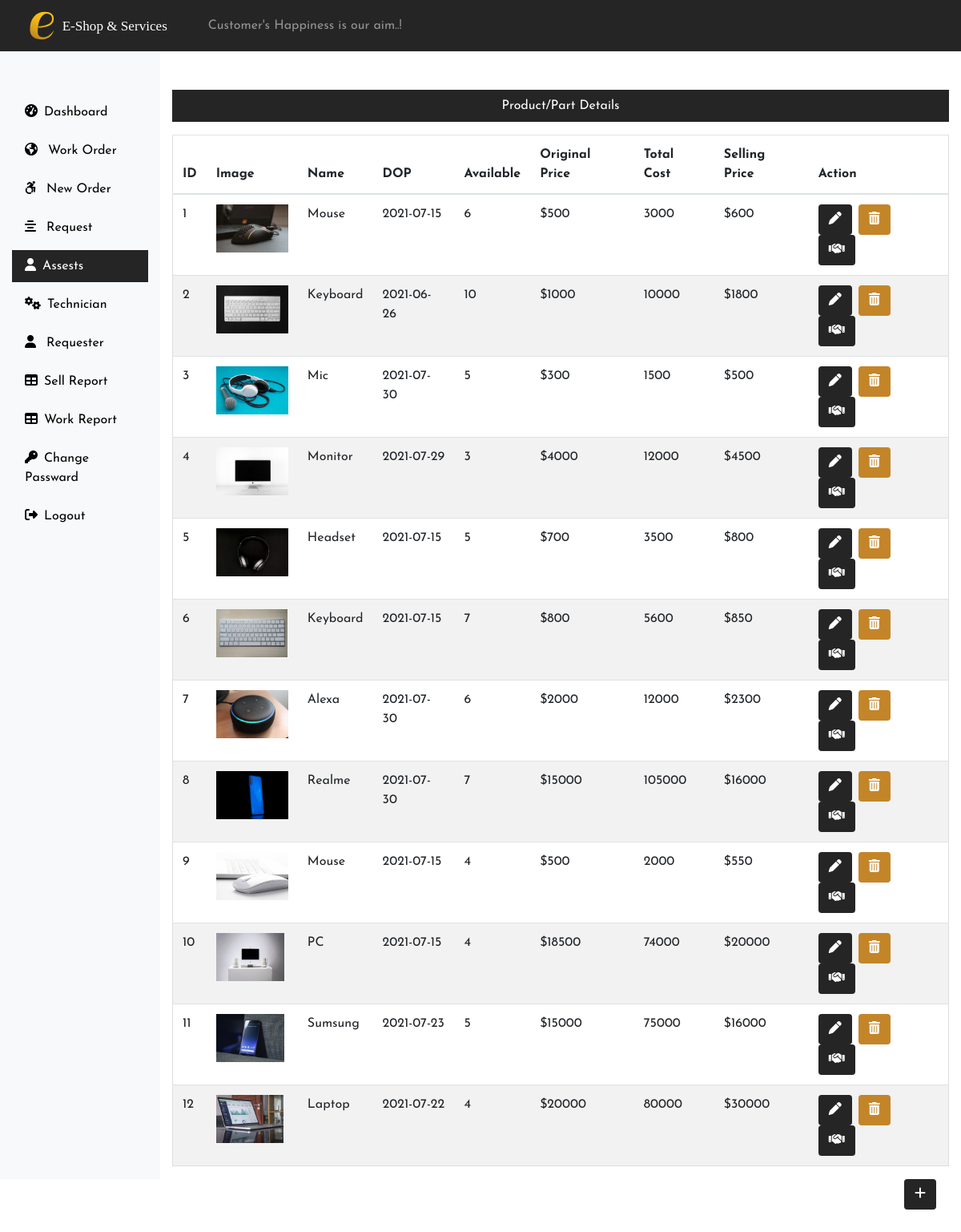
The app's page /Admin/assest.php (signed in) with its own data.
### tables this page shows
CREATE TABLE IF NOT EXISTS `assest` (
  `pid` int(11) NOT NULL AUTO_INCREMENT,
  `name` varchar(255) NOT NULL,
  `image` varchar(255) NOT NULL,
  `date` varchar(255) NOT NULL,
  `available` varchar(255) NOT NULL,
  `ocost` int(11) NOT NULL,
  `scost` int(11) NOT NULL,
  PRIMARY KEY (`pid`)
);

### Admin/assest.php (the view, shortened to what this page needs)
<?php
 include('../connection.php');
 include('includes/header.php');
 ?>
 <div class="col-sm-9 col-md-10 text-center ">
    <p class="blkColor text-white  mt-5 p-2">Product/Part Details</p>
    <?php   $sql = "SELECT * FROM `assest`";
                    $result= $conn->query($sql);
                    if($result->num_rows > 0){
                        echo'<table class="table mt-3 mr-5">
                                <thead>
                                <tr>
                                    <th scope="col">ID</th>
                                    <th scope="col">Image</th>
                                    <th scope="col">Name</th>
                                    <th scope="col">DOP</th>
                                    <th scope="col">Available</th>
                                    <th scope="col">Original Price</th>
                                    <th scope="col">Total Cost</th>
                                    <th scope="col">Selling Price</th>
                                    <th scope="col">Action</th>
                                </tr>
                                </thead>
                                <tbody>';
                                while($row = $result->fetch_assoc()){
                                    ?>
                                    <tr>
                                    <td><?php echo $row['pid'] ?></td>
                                    <td><img src=" <?php echo $row['image']; ?>" height="60px",width="20px"></td>
                                    <td><?php echo $row['name'] ?></td>
                                    <td><?php echo $row['date'] ?></td>
                                    <td><?php echo $row['available'] ?></td>
                                    <td>$<?php echo $row['ocost'] ?></td>
                                    <td><?php echo $row['available']*$row['ocost'] ?></td>
                                    <td>$<?php echo $row['scost'] ?></td>
                                    <?php
                             echo '<td>';
                             echo '<form action="editProdut.php" method="post"class=" d-inline mr-2">';
                             echo '<input type="hidden" name="id" value='.$row["pid"].'><button class="btn "
                             name ="edit" value ="Edit" type="submit"><i class="fas fa-pen"></i></button>';
                             echo '</form>';
                             echo '<form action="" method="post" class="d-inline mr-2">';
                             echo '<input type="hidden" name="id" value='.$row["pid"].'><button class="btn btn1"
                             name ="delete" value ="delete" type="submit"><i class="fa fa-trash"></i></button>';
                             echo '</form>';
                             echo '<form action="sellProd.php" method="post" class="d-inline mr-2">';
                             echo '<input type="hidden" name="id" value='.$row["pid"].'><button class="btn "
                             name ="sell" value ="sell" type="submit"><i class="fa fa-handshake"></i></button>';
                             echo '</form>';
                             echo '</td>';
                             echo     '</tr>';
                                    }
                          echo  '</tbody>
                             </table>';
                    }
                    else{
                        echo '0 Result';
                    }
               ?>
</div>
</div>
<div class="float-right"><a href="prodAdd.php" class="btn btn mx-3 mb-5"><i class="fa fa-plus "></i></a></div>
 </div>
</body>
</html>

### Admin/includes/header.php (shortened to what this page needs)
<!DOCTYPE html>
<html lang="en">
<head>
    <link rel="stylesheet" href="https://stackpath.bootstrapcdn.com/bootstrap/4.3.1/css/bootstrap.min.css" >
    <link rel="stylesheet" href="../css/portalStyle.css">
    <link rel="stylesheet" href="https://use.fontawesome.com/releases/v5.6.3/css/all.css">
    <link rel="stylesheet" href="https://use.fontawesome.com/releases/v5.7.0/css/all.css">
    <link rel="stylesheet" href="https://cdnjs.cloudflare.com/ajax/libs/font-awesome/4.7.0/css/font-awesome.min.css">
</head>
<body>
<nav class="navbar navbar-expand-lg navbar-dark ">
  <a class="navbar-brand" href="dashboard.php"><img src="../images/white_logo_transparent.svg" class="logo1"></a><span class="navbar-text">&nbsp;&nbsp;Customer's Happiness is our aim..!</span>
  </nav>
 <div class="container-fluid" >
 <div class="row">
    <nav class="col-sm-2 bg-light sidebar py-5  d-print-none">
        <div class="sidebar-sticky">
            <ul class="nav flex-column">
            <li class="nav-item mt-2">
            <a href="dashboard.php" class="nav-link <?php if(PAGE == 'dashboard'){echo 'active';} ?>"><i class="fas fa-tachometer-alt mr-2 "></i>Dashboard</a>
            </li>
            <li class="nav-item mt-2">
            <a href="workOrder.php" class="nav-link <?php if(PAGE == 'workOrder'){echo 'active';} ?> "><i class="fa fa-globe mr-2"></i> Work Order</a>
            </li>
            <li class="nav-item mt-2">
            <a href="newOrder.php" class="nav-link <?php if(PAGE == 'newOrder'){echo 'active';} ?> "><i class="fab fa-accessible-icon mr-2"></i> New Order</a>
            </li>
            <li class="nav-item mt-2">
            <a href="request.php" class="nav-link <?php if(PAGE == 'request'){echo 'active';} ?> "><i class="fa fa-align-center mr-2"></i> Request</a>
            </li>
            <li class="nav-item mt-2">
            <a href="assest.php" class="nav-link <?php if(PAGE == 'assest'){echo 'active';} ?> "><i class="fa fa-user mr-2"></i>Assests</a>
            </li>
            <li class="nav-item mt-2">
            <a href="technician.php" class="nav-link <?php if(PAGE == 'technician'){echo 'active';} ?>"><i class="fa fa-cogs mr-2"></i>Technician</a>
            </li>
            <li class="nav-item mt-2">
            <a href="requester.php" class="nav-link <?php if(PAGE == 'requester'){echo 'active';} ?>"><i class="fa fa-user mr-2"></i> Requester</a>
            </li>
            <li class="nav-item mt-2">
            <a href="sellReport.php" class="nav-link <?php if(PAGE == 'sellReport'){echo 'active';} ?>"><i class="fa fa-table mr-2"></i>Sell Report</a>
            </li>
            <li class="nav-item mt-2">
            <a href="workReport.php" class="nav-link <?php if(PAGE == 'workReport'){echo 'active';} ?>"><i class="fa fa-table mr-2"></i>Work Report</a>
            </li>
            <li class="nav-item mt-2">
            <a href="changePass.php" class="nav-link <?php if(PAGE == 'changePass'){echo 'active';} ?>"><i class="fa fa-key mr-2"></i>Change Passward</a>
            </li>
            <li class="nav-item mt-2">
            <a href="../logout.php" class="nav-link "><i class="fas fa-sign-out-alt mr-2"></i>Logout</a>
            </li>
            </ul>
        </div>
    </nav>

### css/portalStyle.css (style rules this page uses)
.active { background-color: #252525; color:#fff !important; }
body { overflow-x: hidden; }
.nav-item a { color: #000 ; }
table { border-collapse: collapse; border-spacing: 0; width: 100%; border: 1px solid #ddd; }
th, td { text-align: left; padding: 16px; }
tr:nth-child(even) { background-color: #f2f2f2; }
* { margin: 0; padding: 0; box-sizing: border-box; font-family: 'Josefin Sans', sans-serif; }
a { text-decoration:none; }
.navbar-dark { background-color:#252525; height: 4rem; }
.btn { background-color:#252525; color:#fff; }
.logo1 { height: 11rem; }
.btn1 { background-color:#c48528; color:#fff; }
.blkColor { background-color:#252525; }

### records on screen
assest: pid "1", image (picture), name "Mouse", date "2021-07-15", available "6", ocost "500", $row['available']*$row['ocost'] "3000", scost "600"
assest: pid "2", image (picture), name "Keyboard", date "2021-06-26", available "10", ocost "1000", $row['available']*$row['ocost'] "10000", scost "1800"
assest: pid "3", image (picture), name "Mic", date "2021-07-30", available "5", ocost "300", $row['available']*$row['ocost'] "1500", scost "500"
assest: pid "4", image (picture), name "Monitor", date "2021-07-29", available "3", ocost "4000", $row['available']*$row['ocost'] "12000", scost "4500"
assest: pid "5", image (picture), name "Headset", date "2021-07-15", available "5", ocost "700", $row['available']*$row['ocost'] "3500", scost "800"
assest: pid "6", image (picture), name "Keyboard", date "2021-07-15", available "7", ocost "800", $row['available']*$row['ocost'] "5600", scost "850"
assest: pid "7", image (picture), name "Alexa", date "2021-07-30", available "6", ocost "2000", $row['available']*$row['ocost'] "12000", scost "2300"
assest: pid "8", image (picture), name "Realme", date "2021-07-30", available "7", ocost "15000", $row['available']*$row['ocost'] "105000", scost "16000"
assest: pid "9", image (picture), name "Mouse", date "2021-07-15", available "4", ocost "500", $row['available']*$row['ocost'] "2000", scost "550"
assest: pid "10", image (picture), name "PC", date "2021-07-15", available "4", ocost "18500", $row['available']*$row['ocost'] "74000", scost "20000"
assest: pid "11", image (picture), name "Sumsung", date "2021-07-23", available "5", ocost "15000", $row['available']*$row['ocost'] "75000", scost "16000"
assest: pid "12", image (picture), name "Laptop", date "2021-07-22", available "4", ocost "20000", $row['available']*$row['ocost'] "80000", scost "30000"
